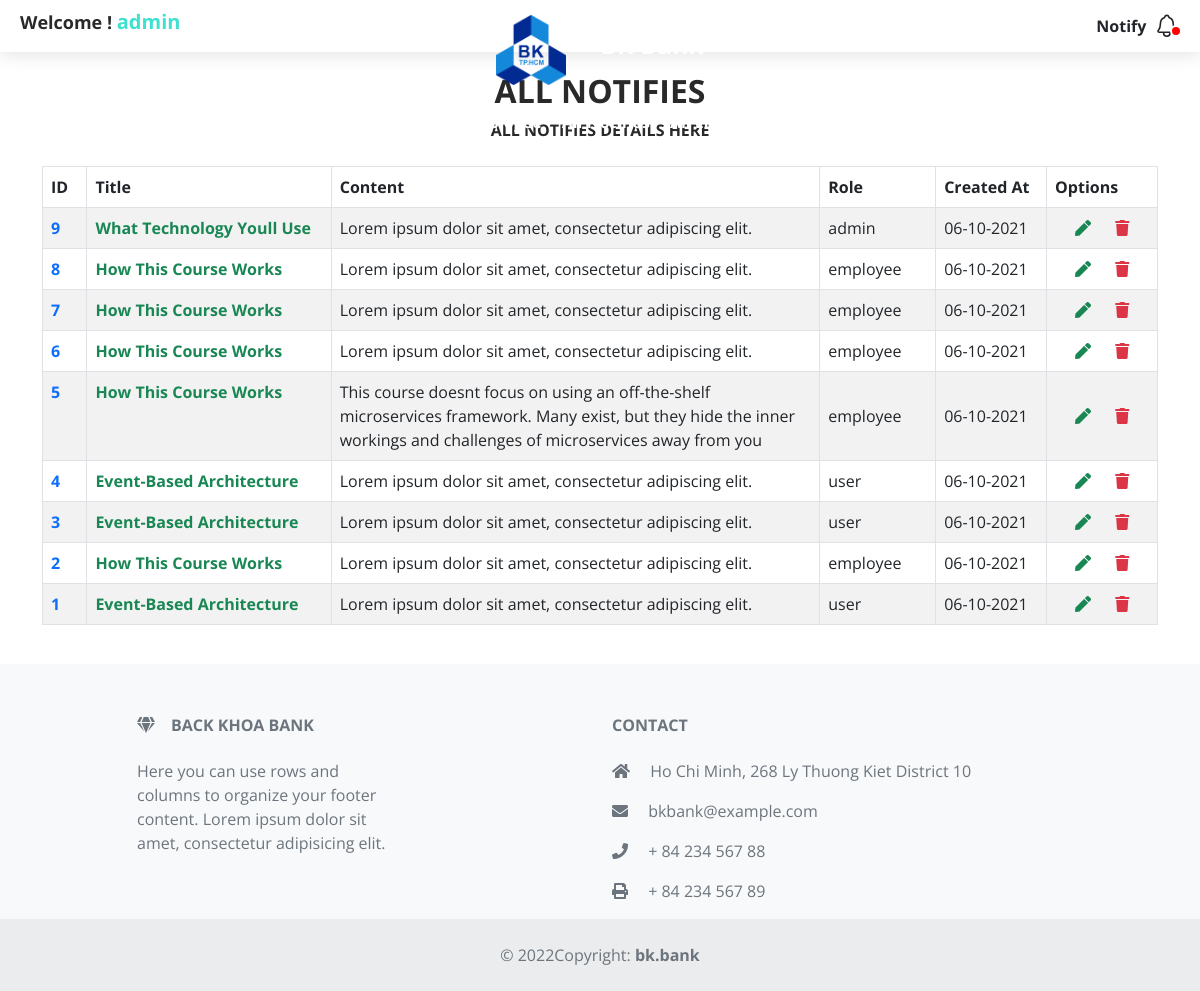
Page /pages/Notifies.php (signed in) on the committed database.
### tables this page shows
CREATE TABLE
    `notify` (
        `id` int(11) NOT NULL PRIMARY KEY AUTO_INCREMENT,
        `title` varchar(255) NOT NULL,
        `content` varchar(255) NOT NULL,
        `role` enum('admin', 'employee', 'user') NOT NULL DEFAULT 'user',
        `created_At` timestamp NOT NULL DEFAULT current_timestamp() ON UPDATE current_timestamp()
    );

### pages/Notifies.php (the view, shortened to what this page needs)
<?php
    include '../components/Navigation__Bar.php';
        $sql = mysqli_query($con,"SELECT * FROM notify ORDER BY id DESC");
?>
        <?php include '../components/User_Name.php' ?>
        <div class="container" id="display_record">
            <div class="row text-center">
                <h2>All Notifies</h2>
                <p>All Notifies Details Here</p>
            </div>
            <div class="table-responsive mt-2">
                <table class="table table-striped table-hover table-bordered">
                    <thead>
                        <tr>
                            <th width="2%" scope="col">ID</th>
                            <th width="15%" scope="col">Title</th>
                            <th width="30%" scope="col">Content</th>
                            <th width="5%" scope="col">Role</th>
                            <th width="6%" scope="col">Created At </th>
                            <th width="6%" scope="col">Options</th>
                        </tr>
                    </thead>
                    <tbody>
                        <?php
                            while ($row = mysqli_fetch_assoc($sql)){
                        ?>
                            <tr>
                                <th scope="row" class="text-primary"><?php echo $row['id']?></th>
                                <th scope="row" class="text-success"><?php echo  $row['title']?></th>
                                <td style="vertical-align:middle;"><?php echo $row['content']?></td>
                                <td style="vertical-align:middle;"><?php echo $row['role']?></td>
                                <td style="vertical-align:middle;">
                                    <?php
                                        $dateStr=strtotime($row['created_At']);
                                        echo date('d-m-Y',$dateStr);
                                    ?>
                                </td>
                                <td class="" style="min-height:100%;text-align: center;justify-content:center;align-self:center;vertical-align:middle;">
                                    <a href="New__Notify.php?type=n&id=<?php echo $row['id']?>&option=edit"><i class="fas fa-pen text-success"></i></a>
                                    <a href="?type=n&id=<?php echo $row['id']?>&option=delete"><i class="fas fa-trash text-danger" style="margin-left:20px"></i></a>
                                </td>
                            </tr>
                        <?php } ?>
                    </tbody>
                </table>
            </div>
        </div>
<?php
    include '../components/Footer.php';
?>

### style/style.css (style rules this page uses)
* { padding: 0; margin: 0; box-sizing: border-box; }
body { font-family: 'Open Sans', sans-serif; background-color: #FFFFFF; }
:root { --heading__color:#292929; --subheading__color:#007bff; --tab__bg:#377dff; --log__color:#40E0D0; --tab_nav_color:#fff; --box__shadow: 0 4px 16px rgb(0 0 0 / 10%); }
a { text-decoration: none; color: inherit; }
#display_record h2, #display_record p { color:var(--heading__color); font-weight:bold; text-transform:uppercase; }
#display_record { margin-top:20px; }

### components/Top.php (style rules this page uses)
body::after { margin-top:20px; height: 330px; content: ''; display: block; }

### rows in the picture
notify: id "9", title "What Technology Youll Use", content "Lorem ipsum dolor sit amet, consectetur adipiscing elit.", role "admin", created_At "06-10-2021"
notify: id "8", title "How This Course Works", content "Lorem ipsum dolor sit amet, consectetur adipiscing elit.", role "employee", created_At "06-10-2021"
notify: id "7", title "How This Course Works", content "Lorem ipsum dolor sit amet, consectetur adipiscing elit.", role "employee", created_At "06-10-2021"
notify: id "6", title "How This Course Works", content "Lorem ipsum dolor sit amet, consectetur adipiscing elit.", role "employee", created_At "06-10-2021"
notify: id "5", title "How This Course Works", content "This course doesnt focus on using an off-the-shelf microservices framework. Many exist, but they hide the inner workings and challenges of microservices away from you", role "employee", created_At "06-10-2021"
notify: id "4", title "Event-Based Architecture", content "Lorem ipsum dolor sit amet, consectetur adipiscing elit.", role "user", created_At "06-10-2021"
notify: id "3", title "Event-Based Architecture", content "Lorem ipsum dolor sit amet, consectetur adipiscing elit.", role "user", created_At "06-10-2021"
notify: id "2", title "How This Course Works", content "Lorem ipsum dolor sit amet, consectetur adipiscing elit.", role "employee", created_At "06-10-2021"
notify: id "1", title "Event-Based Architecture", content "Lorem ipsum dolor sit amet, consectetur adipiscing elit.", role "user", created_At "06-10-2021"

### other values in the picture
$_SESSION['USER_NAME'] "admin"
